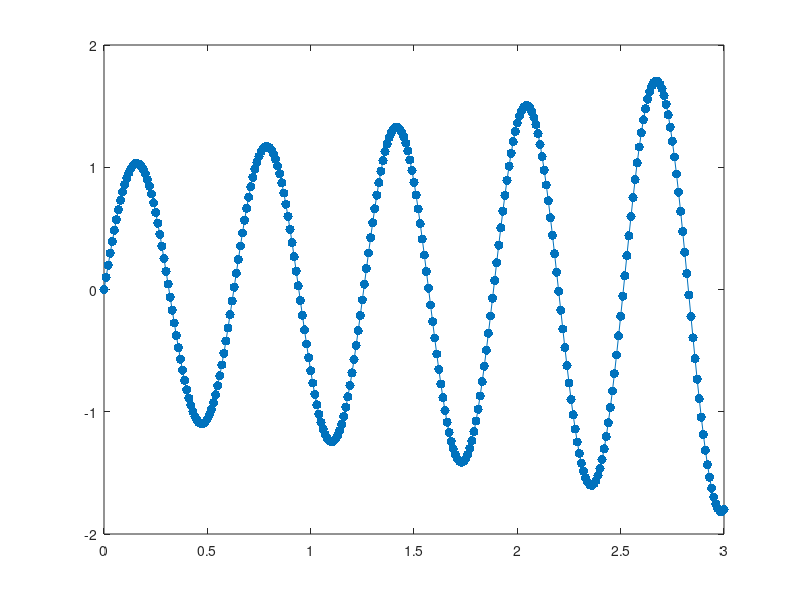

The MATLAB source for this figure: (Note: this script raises an error after producing the figure.)
% PSS 9 exercise 7.4 (Euler)
clc;clear;
close all

%% Defining the function:
f = @(t,x)(x/5+10*exp(t/5)*cos(10*t));

%% Simulation parameters:
tFinal = 3;
dtEuler = 0.001;
dtRK2 = 0.01;

%% The exact Solution:
tExact = 0:0.01:tFinal;
xExact = exp(tExact/5).*sin(10*tExact);

%% Explicit Euler Method:
nEuler = tFinal / dtEuler;

t = zeros(nEuler,1);
xEuler = zeros(nEuler,1);

%%%%%%%%%%%%%%%%%%%%%%%%%%%%%%%%%%%
%    Please write your code here
%%%%%%%%%%%%%%%%%%%%%%%%%%%%%%%%%%%
for i=2:length(t)
    xEuler(i) = xEuler(i-1) + dtEuler * f(t(i-1),xEuler(i-1));
    t(i) = t(i-1)+0.001;
end
%% Runge Kutta Method of order 2:
a=1;
b1 = 1/2;
b2 = 1/2;

nRK2 = tFinal / dtRK2;

t = zeros(nRK2,1);
xRK2 = zeros(nRK2,1);

%%%%%%%%%%%%%%%%%%%%%%%%%%%%%%%%%%%
%    Please write your code here
%%%%%%%%%%%%%%%%%%%%%%%%%%%%%%%%%%%
for i=2:nRK2
    K1 = f(t(i-1), xRK2(i-1));
    K2 = f(t(i-1), xRK2(i-1)+dtRK2*K1);
    xRK2(i) = xRK2(i-1) + dtRK2*(b1*K2+b2*K1);
    t(i) = t(i-1) + dtRK2;
end
%% Compare the results:
plot(tExact,xExact  ,'marker','.','markersize',20)
hold on
plot(t,xEuler  ,'marker','.','markersize',10)
plot(t,xRK2      ,'marker','.','markersize',10)
xlabel('t');
ylabel('x');
legend('Exact','Euler Method','RK2')

%% Global error:

%%%%%%%%%%%%%%%%%%%%%%%%%%%%%%%%%%%
%    Please write your code here
%%%%%%%%%%%%%%%%%%%%%%%%%%%%%%%%%%%
err_Euler = zeros(N,1);
err_RK2 = zeros(N,1); 
N_table = floor(logspace(1,3,50));
for n=1:length(N_table)
    N = N_table(n);
    dt = tFinal/N_table(n);
    t = zeros(N,1);
    xEuler = zeros(N,1);
    a=1;
    b1 = 1/2;
    b2 = 1/2;
    
    nRK2 = tFinal / dtRK2;
    xRK2 = zeros(N,1);
    for i=2:length(t)
        xEuler(i) = xEuler(i-1) + dt * f(t(i-1),xEuler(i-1));
        t(i) = t(i-1)+dt;

        K1 = f(t(i-1), xRK2(i-1));
        K2 = f(t(i-1), xRK2(i-1)+dtRK2*K1);
        xRK2(i) = xRK2(i-1) + dt*(b1*K2+b2*K1);
        t(i) = t(i-1) + dt;
    end
    err_Euler(n) = norm(xEuler(end)-xExact(end),inf);
    err_RK2(n) = norm(xRK2(end) - xExact(end), "inf");
end

plot(dt_list, err_RK2)
hold on
plot(dt_list, err_Euler)